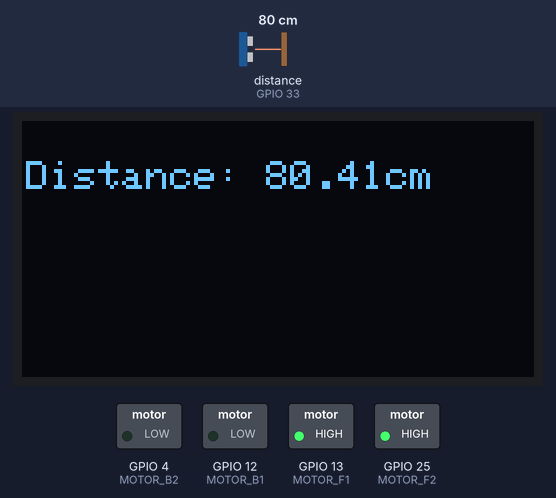
Bench run of a sketch on a simulated ESP32. Parts: 128×64 one-colour display, switched loads named in the sketch (green lamp = pin HIGH). Wiring (inferred from the names in the program): ultrasonic range finder: trigger GPIO 32; echo GPIO 33. The test bench sets the inputs (shaded band); at power-on: distance to the obstacle (sensor on GPIO 33) 80 cm. The echo pulse lasts 58.3 µs per cm; WiFi joins after 1.5 s; servers stay silent unless stated; pins used as bus, display or sensor lines are not drawn; what the sketch prints to the serial monitor is not drawn.

Above: at 2.7 s.
2.8 s: distance to the obstacle (sensor on GPIO 33) set to 11 cm
At 3.6 s:
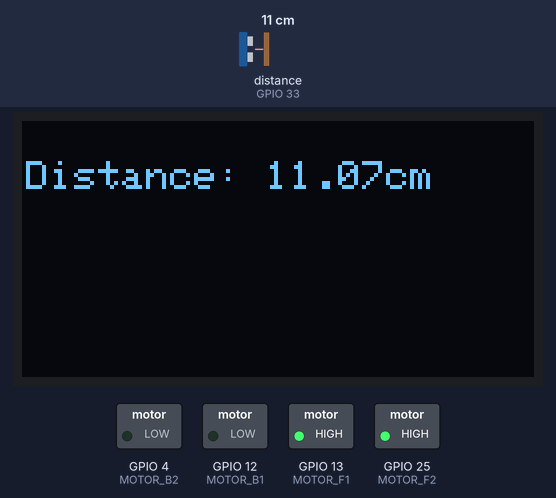
6.7 s: distance to the obstacle (sensor on GPIO 33) set to 8 cm
At 8.86 s:
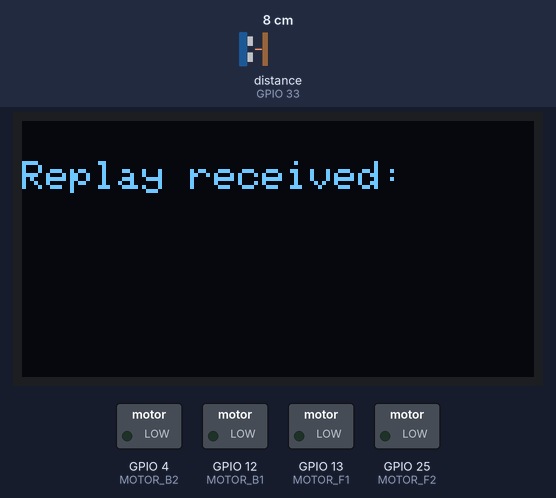
11.2 s: distance to the obstacle (sensor on GPIO 33) set to 2 cm
At 12.2 s:
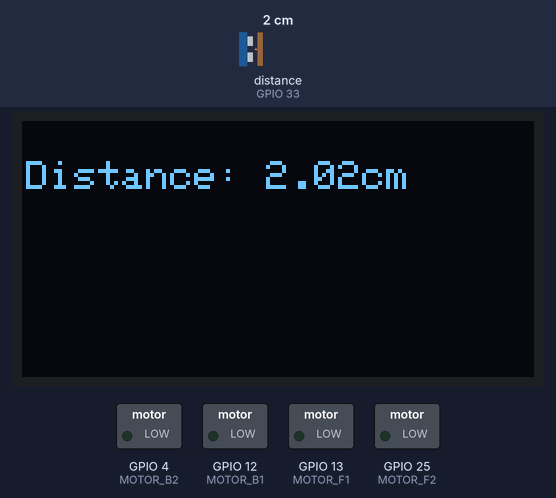
Timing chart, 0 to 19.9 s (numbered marks = the images above; inputs shaded):
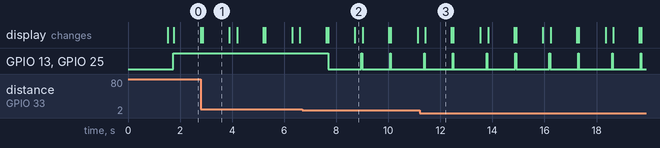

The sketch:

ExperimentThreeMaster.ino
```cpp
#include <Wire.h> // Library for I2C communication used for the OLED
#include <Adafruit_GFX.h> // Library for graphics functions
#include <Adafruit_SH110X.h>
#include <WiFi.h>

#define i2c_Address 0x3c // OLED screen I2C address
#define SCREEN_WIDTH 128
#define SCREEN_HEIGHT 64
#define OLED_RESET -1

#define triger_Pin 32 // Trigger pin
#define echo_Pin 33   // Echo pin

#define MIN_DISTANCE 10

#define MOTOR_B1 12
#define MOTOR_F1 13
#define MOTOR_B2 4
#define MOTOR_F2 25

// WiFi credentials
const char* ssid = "ALEXANDRA_IPHONE"; // WiFi name
const char* password = "sashaelarinova";  // WiFi password

// Slave IP and port
const char* slaveIP = "172.20.10.9"; // Replace with the slave ESP32's IP address changes with every new WIFI connected
const int port = 23;

// Creating an object for communication with the OLED screen
Adafruit_SH1106G display = Adafruit_SH1106G(SCREEN_WIDTH, SCREEN_HEIGHT, &Wire, OLED_RESET);

WiFiClient client;

void connectToWiFi()
{
    Serial.print("Connecting to ");
    Serial.println(ssid);
    WiFi.begin(ssid, password);
    while (WiFi.status() != WL_CONNECTED)
    {
        delay(500);
        Serial.print(".");
    }
    Serial.println("\nConnected to WiFi network");
    Serial.print("IP Address: ");
    Serial.println(WiFi.localIP());
}

float calculateDistance()
{
  // Sending the trigger signal
  digitalWrite(triger_Pin, LOW); // Resetting the trigger
  delayMicroseconds(2);          // Waiting for 2 microseconds
  digitalWrite(triger_Pin, HIGH); // Sending the trigger pulse
  delayMicroseconds(10);         // Sending a pulse for 10 microseconds
  digitalWrite(triger_Pin, LOW); // Resetting the trigger again

  // Calculating the distance
  float Duration = pulseIn(echo_Pin, 1); // Measuring the pulse duration from the echo pin
  float space = Duration / 58.0;         // Calculating distance in cm based on the pulse duration

  // Displaying data on the OLED screen
  display.clearDisplay();               // Clearing the display
  display.setCursor(1, 10);             // Setting cursor position
  display.print("Distance: ");
  display.print(space);                 // Printing the distance measured by the sensor on the screen
  display.print("cm");
  display.display();                    // Updating the display to show the new information

  return space;
}


void stopMotors()
{
    // Stop both motor sets
    digitalWrite(MOTOR_F1, LOW);
    digitalWrite(MOTOR_B1, LOW);
    digitalWrite(MOTOR_F2, LOW);
    digitalWrite(MOTOR_B2, LOW);
}

void moveForward()
{
    // Move forward for both motor sets
    digitalWrite(MOTOR_F1, HIGH);
    digitalWrite(MOTOR_B1, LOW);
    digitalWrite(MOTOR_F2, HIGH);
    digitalWrite(MOTOR_B2, LOW);
}

void displayReplay(String replay)
{
    display.clearDisplay();               // Clear the OLED display
    display.setCursor(0, 10);             // Set cursor position
    display.setTextSize(1.5);             // Set text size
    display.print("Replay received: ");  // Print label
    display.setCursor(0, 30);             // Move cursor to the next line
    display.print(replay);               // Print the command
    display.display();                    // Update the display
}

void setup()
{
  Serial.begin(9600);
  connectToWiFi();

  display.setTextColor(SH110X_WHITE); // Setting font color
  display.setTextSize(1.5);  // Setting font size
  display.begin(i2c_Address, true); // Initializing the OLED screen
  display.clearDisplay();

  // Initialize the ultrasonic pins
  pinMode(triger_Pin, OUTPUT);
  pinMode(echo_Pin, INPUT);

  // Initialize the motors
  pinMode(MOTOR_F1, OUTPUT);
  pinMode(MOTOR_B1, OUTPUT);

  pinMode(MOTOR_F2, OUTPUT);
  pinMode(MOTOR_B2, OUTPUT);

}

void loop()
{
  // Attempt to reconnect to the slave if not connected
    if (!client.connected())
    {
        client.connect(slaveIP, port);
    }

    // As long as there is a dafe distance continue driving
    moveForward();

    // Check if the distance is below the minimum distance if it is send a stop signal
    if (calculateDistance() < MIN_DISTANCE)
    {
        client.println("STOP"); // Send "STOP" command
        Serial.println("Sent: STOP");

        // Stop the motors
        stopMotors();

        String reply = client.readStringUntil('\n');
        reply.trim(); // Remove any extra whitespace or newline characters
        Serial.print("Received: ");
        Serial.println(reply);

        displayReplay(reply);
    }

    else
    {
        client.println("START"); // Send "STOP" command
        Serial.println("Sent: START");

        moveForward();

        String reply = client.readStringUntil('\n');
        reply.trim(); // Remove any extra whitespace or newline characters
        Serial.print("Received: ");
        Serial.println(reply);

        displayReplay(reply);
    }

    delay(50);
}
```

Measured:
- the behaviour switches between 10 and 9 cm on distance to the obstacle (sensor on GPIO 33) (found by bisection; images 1 and 2)
- after the input at 2.8 s, the display: changes after 0.07 s (image 1)
- after the input at 6.7 s, GPIO 13 (MOTOR_F1), GPIO 25 (MOTOR_F2): goes LOW 1.3 s, HIGH 0.03 s, LOW 1.1 s, HIGH 0.03 s, then LOW, starting after 0.99 s; the display: first differs from a run without the input after 0.99 s (image 2 shows a later state)
- after the input at 11.2 s, the display: changes after 0.22 s (image 3)
- what the display in image 0 shows lasts 1.0 s, from 1.8 s to 2.8 s
